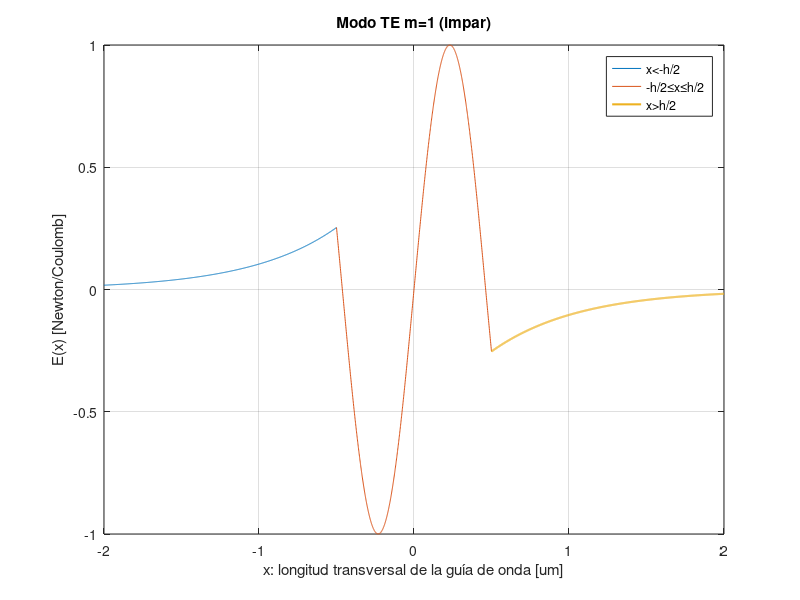

This figure's MATLAB source:
clc, close all, clear all

%Gráfica de campo eléctrico
%Parámetros
%Todas las unidades en um
n1=1.5;  %core
n2=1;    %cladding
h=1;     %grosor del core
lambda=1; %longitud de onda
k0=2*pi/lambda;  %numero de onda

%modos TE
% theta=1.309585;   %m=0 par
% theta=1.038322; %m=1 impar
theta=0.765508; %m=2 par

beta= k0*n1*sin(theta);
gamma_x=sqrt((beta).^2 -(n2^2)*(k0^2));
k_x=sqrt((n1^2)*(k0^2) -(beta).^2);

%soluciones pares
% A1=@(x) cos(k_x*(h/2)).*exp(-gamma_x.*(abs(x)-(h/2)));
% A2=@(x) cos(k_x.*x);

%soluciones impares
A1=@(x) sin(k_x*(h/2)).*(x/(abs(x))).*exp(-gamma_x.*(abs(x)-(h/2)));
A2=@(x) sin(k_x.*x);

%Plot
x1=linspace(-2,-0.5,1000);
x2=linspace(-0.5,0.5,1000);
x3=linspace(0.5,2,1000);
figure('Name','Campo eléctrico'), plot(x1,A1(x1),x2,A2(x2),x3,A1(x3),'LineWidth',1.5), grid on
legend('x<-h/2','-h/2≤x≤h/2','x>h/2','Location','best')
title('Modo TE m=1 (impar)')
xlabel('x: longitud transversal de la guía de onda [um]') 
ylabel('E(x) [Newton/Coulomb]')